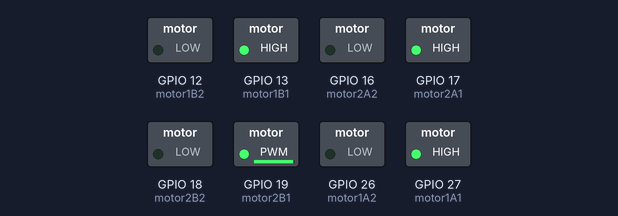
The sketch below on a simulated ESP32. On the bench: switched loads named in the sketch (green lamp = pin HIGH).

Above: at 0.1 s.
Timing chart, 0 to 1.6 s (numbered marks = the images above):
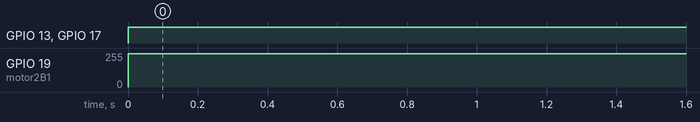

Measured:
- by itself, GPIO 13 (motor1B1), GPIO 17 (motor2A1): LOW → HIGH at 0.00 s
- by itself, GPIO 19 (motor2B1): 0/255 → 250/255 at 0.00 s

The sketch:

DC_Motor_Test_Huella_Full.ino
```cpp
/*
  Control de 4 Motores DC con ESP32DevKitV1

  Este programa controla 4 motores DC utilizando un ESP32DevKitV1 y dos drivers H-Bridge.
  Los motores solo funcionan en una dirección debido a las limitaciones mecánicas del sistema.
  El motor conectado a los pines 18 y 19 funciona con control PWM, permitiendo ajustar su velocidad.

  Conexiones:
  - Driver A:
    - B1-A -> GPIO 13
    - B2-A -> GPIO 12
    - A-1A -> GPIO 27
    - A-1B -> GPIO 26
  - Driver B:
    - A-1B -> GPIO 16
    - A-1A -> GPIO 17
    - B-2A -> GPIO 18 (PWM control)
    - B-1A -> GPIO 19

  Parámetros:
  - Velocidad del motor controlado por PWM: Configurable mediante la variable 'velocidadMotorPWM'.

  Precauciones:
  - Los motores solo se activan en la primera dirección configurada para evitar dañar el mecanismo.

  Autor: Hugo
  Fecha: [Fecha Actual]
  Licencia: MIT (Licencia de código abierto)
*/

// Velocidad del motor controlado por PWM (valor entre 0 y 255)
int velocidadMotorPWM = 250;

const byte motor1A1 = 27; // A-1A del driver A
const byte motor1A2 = 26; // A-1B del driver A
const byte motor1B1 = 13; // B1-A del driver A
const byte motor1B2 = 12; // B2-A del driver A

const byte motor2A1 = 17; // A-1A del driver B
const byte motor2A2 = 16; // A-1B del driver B
const byte motor2B1 = 19; // B-1A del driver B (PWM)
const byte motor2B2 = 18; // B-2A del driver B

bool motor1Activado = false;
bool motor2Activado = false;

void setup() {
  // Configuración de los pines como salidas
  pinMode(motor1A1, OUTPUT);
  pinMode(motor1A2, OUTPUT);
  pinMode(motor1B1, OUTPUT);
  pinMode(motor1B2, OUTPUT);

  pinMode(motor2A1, OUTPUT);
  pinMode(motor2A2, OUTPUT);
  pinMode(motor2B1, OUTPUT);
  pinMode(motor2B2, OUTPUT);

  // Inicialización de los motores apagados
  apagarMotores();
}

void loop() {
  // Ejemplo de prueba: encender los motores si no están activados
  if (!motor1Activado) {
    activarMotor1();  // Activa el motor 1 en un sentido
    motor1Activado = true;
  }

  if (!motor2Activado) {
    activarMotor2();  // Activa el motor 2 con PWM en un sentido
    motor2Activado = true;
  }

  // Mantener los motores encendidos indefinidamente
  delay(1000);
}

// Función para activar el motor 1 en un solo sentido
void activarMotor1() {
  // Activa en un solo sentido
  digitalWrite(motor1A1, HIGH);
  digitalWrite(motor1A2, LOW);
  digitalWrite(motor1B1, HIGH);
  digitalWrite(motor1B2, LOW);
}

// Función para activar el motor 2 con control PWM en un solo sentido
void activarMotor2() {
  // Activa en un solo sentido con control PWM
  digitalWrite(motor2A1, HIGH);
  digitalWrite(motor2A2, LOW);
  analogWrite(motor2B1, velocidadMotorPWM); // Controla la velocidad con PWM
  digitalWrite(motor2B2, LOW);
}

// Función para apagar todos los motores
void apagarMotores() {
  digitalWrite(motor1A1, LOW);
  digitalWrite(motor1A2, LOW);
  digitalWrite(motor1B1, LOW);
  digitalWrite(motor1B2, LOW);

  digitalWrite(motor2A1, LOW);
  digitalWrite(motor2A2, LOW);
  digitalWrite(motor2B1, LOW);
  digitalWrite(motor2B2, LOW);
}
```
